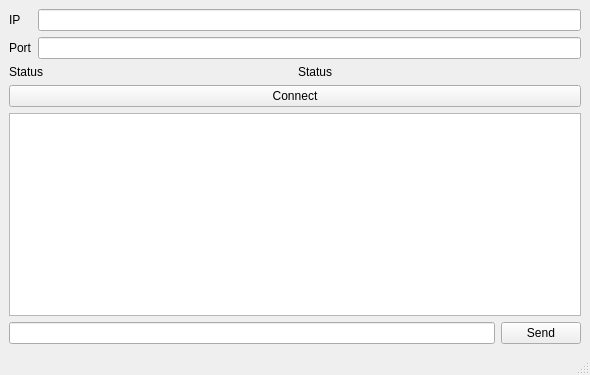
<?xml version="1.0" encoding="UTF-8"?>
<ui version="4.0">
 <class>MainWindow</class>
 <widget class="QMainWindow" name="MainWindow">
  <property name="geometry">
   <rect>
    <x>0</x>
    <y>0</y>
    <width>590</width>
    <height>375</height>
   </rect>
  </property>
  <property name="windowTitle">
   <string>MainWindow</string>
  </property>
  <widget class="QWidget" name="centralwidget">
   <layout class="QVBoxLayout" name="verticalLayout_5">
    <item>
     <layout class="QHBoxLayout" name="horizontalLayout">
      <item>
       <layout class="QVBoxLayout" name="verticalLayout">
        <item>
         <widget class="QLabel" name="lblIp">
          <property name="text">
           <string>IP</string>
          </property>
         </widget>
        </item>
        <item>
         <widget class="QLabel" name="lblPort">
          <property name="text">
           <string>Port</string>
          </property>
         </widget>
        </item>
       </layout>
      </item>
      <item>
       <layout class="QVBoxLayout" name="verticalLayout_2">
        <item>
         <widget class="QLineEdit" name="lineEditIp"/>
        </item>
        <item>
         <widget class="QLineEdit" name="lineEditPort"/>
        </item>
       </layout>
      </item>
     </layout>
    </item>
    <item>
     <layout class="QHBoxLayout" name="horizontalLayout_4">
      <item>
       <widget class="QLabel" name="statusLeft">
        <property name="text">
         <string>Status</string>
        </property>
       </widget>
      </item>
      <item>
       <widget class="QLabel" name="statusRight">
        <property name="text">
         <string>Status</string>
        </property>
       </widget>
      </item>
     </layout>
    </item>
    <item>
     <widget class="QPushButton" name="btnConnect">
      <property name="text">
       <string>Connect</string>
      </property>
     </widget>
    </item>
    <item>
     <widget class="QPlainTextEdit" name="plainTextEditData"/>
    </item>
    <item>
     <layout class="QHBoxLayout" name="horizontalLayout_3">
      <item>
       <widget class="QLineEdit" name="lineEditSendingText"/>
      </item>
      <item>
       <widget class="QPushButton" name="btnSend">
        <property name="text">
         <string>Send</string>
        </property>
       </widget>
      </item>
     </layout>
    </item>
   </layout>
  </widget>
  <widget class="QMenuBar" name="menubar">
   <property name="geometry">
    <rect>
     <x>0</x>
     <y>0</y>
     <width>590</width>
     <height>22</height>
    </rect>
   </property>
  </widget>
  <widget class="QStatusBar" name="statusbar"/>
 </widget>
 <resources/>
 <connections/>
</ui>
